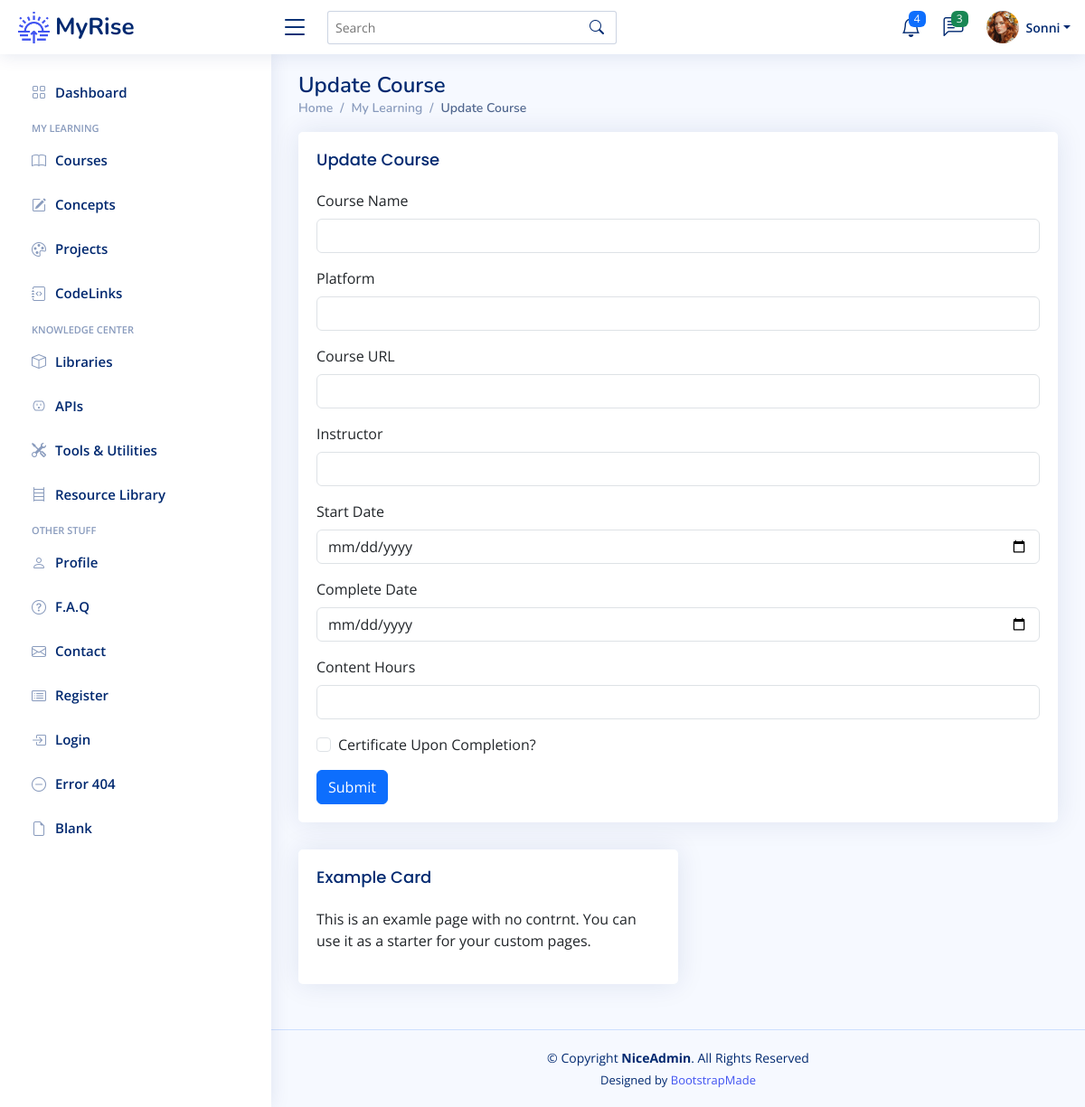
The page /courses/5/update (signed in) on the database as committed earlier.
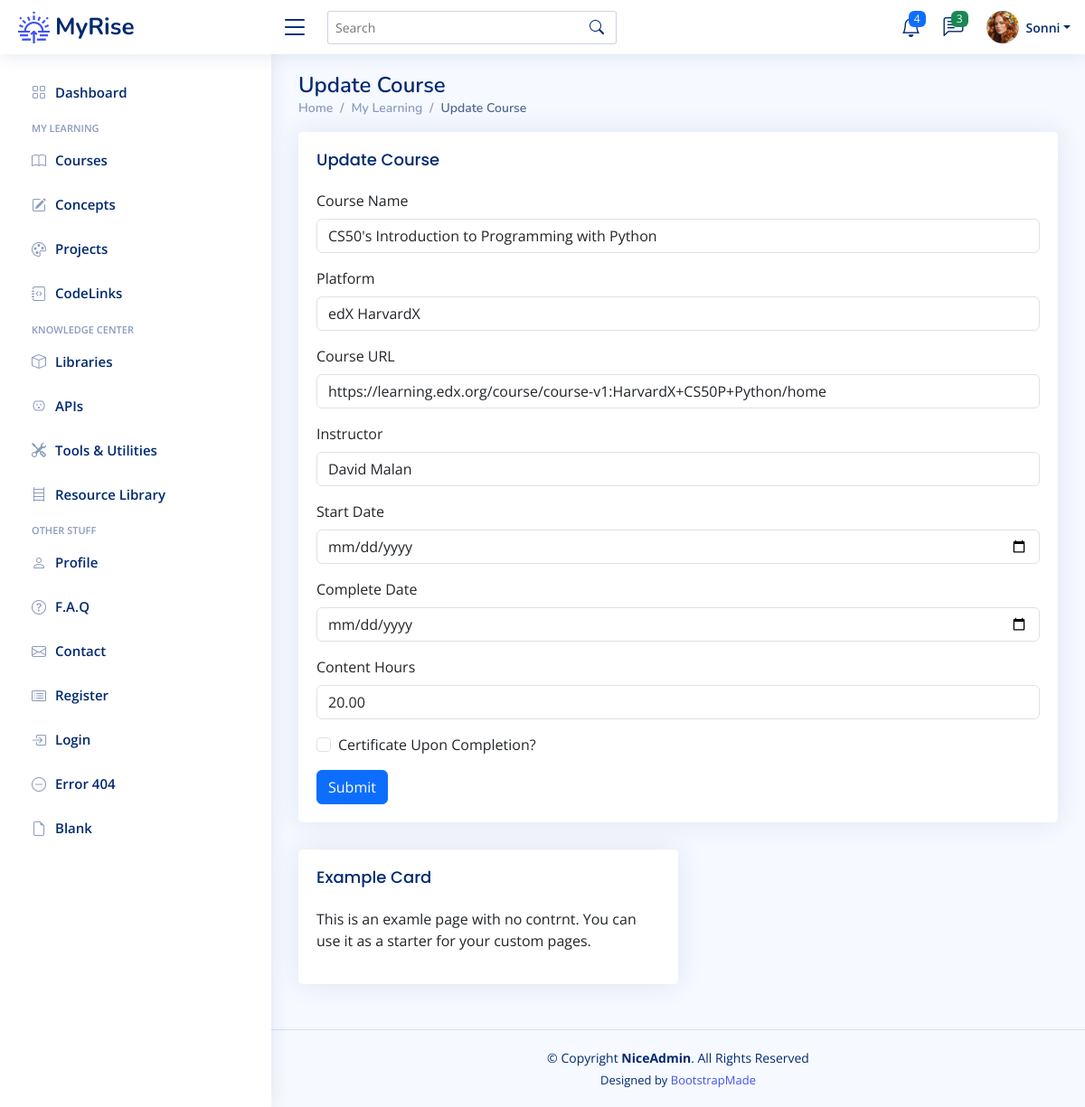
The same page on the database as committed later.
### app/models.py (models this page shows)
class User(UserMixin, db.Model):
    __tablename__ = "users"
    id: Mapped[int] = mapped_column(Integer, primary_key=True)
    email: Mapped[str] = mapped_column(String(100), unique=True)
    password: Mapped[str] = mapped_column(String(250))
    name: Mapped[str] = mapped_column(String(1000))
    display_name: Mapped[str] = mapped_column(String(1000))
    projects: Mapped[List["Project"]] = relationship(back_populates="user")
    events: Mapped[List["Event"]] = relationship(back_populates="user")
    courses: Mapped[List["Course"]] = relationship(back_populates="user")
    libraries: Mapped[List["Library"]] = relationship(back_populates="user")
    apis: Mapped[List["API"]] = relationship(back_populates="user")
    tools: Mapped[List["Tool"]] = relationship(back_populates="user")
    resources: Mapped[List["Resource"]] = relationship(back_populates="user")
    repos: Mapped[List["Repository"]] = relationship(back_populates="user")
    codelinks: Mapped[List["CodeLink"]] = relationship(back_populates="user")
    concepts: Mapped[List["Concept"]] = relationship('Concept', secondary=user_concept, backref='user')

class Course(db.Model):
    __tablename__ = "courses"
    id: Mapped[int] = mapped_column(Integer, primary_key=True)
    name: Mapped[str] = mapped_column(String(100), unique=True)
    platform: Mapped[str] = mapped_column(String(100))
    url: Mapped[str] = mapped_column(String(250), nullable=True)
    instructor: Mapped[str] = mapped_column(String(100))
    start: Mapped[datetime.date] = mapped_column(Date, nullable=True)
    complete: Mapped[datetime.date] = mapped_column(Date, nullable=True)
    content_hours: Mapped[float] = mapped_column(nullable=True)
    has_cert: Mapped[bool] = mapped_column(Boolean)
    date_added: Mapped[datetime.date] = mapped_column(Date, nullable=False)
    status: Mapped[str] = mapped_column(String(100), nullable=True)
    projects: Mapped[List["Project"]] = relationship(back_populates="course")
    user_id: Mapped[int] = mapped_column(Integer, ForeignKey(User.id), index=True)
    user: Mapped["User"] = relationship(back_populates="courses")

### app/routes.py (the view, shortened to what this page needs)
@app.route('/courses/<int:num>/update', methods=["GET", "POST"])
@login_required
def update_course(num):
    course_to_update = db.session.execute(db.select(Course).where(Course.id == num)).scalar()
    form = NewCourseForm(obj=course_to_update)
    return render_template('update.html', form=form, object="Course")

### app/forms.py
class NewCourseForm(FlaskForm):
    name = StringField("Course Name", validators=[InputRequired()])
    platform = StringField("Platform")
    url = StringField("Course URL", validators=[Optional(), URL()])
    instructor = StringField("Instructor")
    start_date = DateField("Start Date", validators=[Optional()])
    complete_date = DateField("Complete Date", validators=[Optional()])
    content_hours = DecimalField("Content Hours", validators=[Optional()])
    has_cert = BooleanField("Certificate Upon Completion?")
    submit = SubmitField("Submit")

### app/models.py (called while the page is built)
@login_manager.user_loader
def load_user(user_id):
    return db.get_or_404(User, user_id)

### app/templates/update.html (shortened to what this page needs)
{% extends 'base.html' %}
{% from 'bootstrap5/form.html' import render_form %}
{% block content %}
	<main id="main" class="main">
    <div class="pagetitle">
      <h1>Update {{ object }}</h1>
      <nav>
        <ol class="breadcrumb">
          <li class="breadcrumb-item"><a href="index.html">Home</a></li>
          <li class="breadcrumb-item">My Learning</li>
          <li class="breadcrumb-item active">Update {{ object }}</li>
        </ol>
      </nav>
    </div>
	 <div class="card">
		<div class="card-body">
		  <h5 class="card-title">Update {{ object }}</h5>
			{{ render_form(form, novalidate=True) }}
		</div>
	 </div>
    <section class="section">
        <div class="col-lg-6">
          <div class="card">
            <div class="card-body">
              <h5 class="card-title">Example Card</h5>
              <p>This is an examle page with no contrnt. You can use it as a starter for your custom pages.</p>
            </div>
          </div>
        </div>
    </section>
	</main>
{% endblock %}

### app/templates/base.html (shortened to what this page needs)
<!doctype html>
<html lang="en">
  <head>
	  {% block styles %}
		<link href="https://cdn.jsdelivr.net/npm/bootstrap@5.3.3/dist/css/bootstrap.min.css" rel="stylesheet">
	  	<link href="{{ url_for('static', filename='vendor/bootstrap/css/bootstrap.min.css') }}" rel="stylesheet">
	  	<link href="{{ url_for('static', filename='vendor/bootstrap-icons/bootstrap-icons.css') }}" rel="stylesheet">
	  	<link href="{{ url_for('static', filename='vendor/boxicons/css/boxicons.min.css') }}" rel="stylesheet">
	  	<link href="{{ url_for('static', filename='vendor/quill/quill.snow.css') }}" rel="stylesheet">
	  	<link href="{{ url_for('static', filename='vendor/quill/quill.bubble.css') }}" rel="stylesheet">
	  	<link href="{{ url_for('static', filename='vendor/remixicon/remixicon.css') }}" rel="stylesheet">
	  	<link href="{{ url_for('static', filename='vendor/simple-datatables/style.css') }}" rel="stylesheet">
	  	<link href="{{ url_for('static', filename='css/style.css' ) }}" rel="stylesheet">
    	{% endblock %}
  </head>
  <body>
  	{% include "heading.html" %}
    {% block content %}{% endblock %}
	{% include 'footer.html' %}
  </body>
</html>

### app/templates/heading.html (shortened to what this page needs)
{% from 'bootstrap5/nav.html' import render_nav_item %}
{% from 'bootstrap5/form.html' import render_form %}
  <header id="header" class="header fixed-top d-flex align-items-center">
    <div class="d-flex align-items-center justify-content-between">
      <a href="{{ url_for('home') }}" class="logo d-flex align-items-center">
        <img src="{{ url_for('static', filename='img/logo.png') }}" alt="sun-rise">
        <span class="d-none d-lg-block">MyRise</span>
      </a>
      <i class="bi bi-list toggle-sidebar-btn"></i>
    </div>
    <div class="search-bar">
      <form class="search-form d-flex align-items-center" method="POST" action="#">
        <input type="text" name="query" placeholder="Search" title="Enter search keyword">
        <button type="submit" title="Search"><i class="bi bi-search"></i></button>
      </form>
    </div>
    <nav class="header-nav ms-auto">
      <ul class="d-flex align-items-center">
        <li class="nav-item dropdown">
          <a class="nav-link nav-icon" href="#" data-bs-toggle="dropdown">
            <i class="bi bi-bell"></i>
            <span class="badge bg-primary badge-number">4</span>
          </a>
        </li>
        <li class="nav-item dropdown">
          <a class="nav-link nav-icon" href="#" data-bs-toggle="dropdown">
            <i class="bi bi-chat-left-text"></i>
            <span class="badge bg-success badge-number">3</span>
          </a>
        </li>
        <li class="nav-item dropdown pe-3">
          <a class="nav-link nav-profile d-flex align-items-center pe-0" href="#" data-bs-toggle="dropdown">
            <img src="{{ url_for('static', filename='img/profile-img.png') }}" alt="Profile" class="rounded-circle">
            <span class="d-none d-md-block dropdown-toggle ps-2">{{ current_user.display_name }}</span>
          </a>
        </li>
      </ul>
    </nav>
  </header>
  <aside id="sidebar" class="sidebar">
    <ul class="sidebar-nav" id="sidebar-nav">
      <li class="nav-item">
        <a class="nav-link collapsed" href="{{ url_for('home') }}">
          <i class="bi bi-grid"></i>
          <span>Dashboard</span>
        </a>
      </li>
<li class="nav-heading">My Learning</li>
	  <li class="nav-item">
        <a class="nav-link collapsed" href="{{ url_for('courses_page') }}">
          <i class="bi bi-book"></i>
          <span>Courses</span>
        </a>
      </li>
	  <li class="nav-item">
        <a class="nav-link collapsed" href="{{ url_for('concepts_page') }}">
          <i class="bi bi-pencil-square"></i>
          <span>Concepts</span>
        </a>
      </li>
	  <li class="nav-item">
        <a class="nav-link collapsed" href="{{ url_for('projects_page') }}">
          <i class="bi bi-palette"></i>
          <span>Projects</span>
        </a>
      </li>
	  <li class="nav-item">
        <a class="nav-link collapsed" href="{{ url_for('codelinks_page') }}">
          <i class="bi bi-journal-code"></i>
          <span>CodeLinks</span>
        </a>
      </li>
<li class="nav-heading">Knowledge Center</li>
	  <li class="nav-item">
        <a class="nav-link collapsed" href="{{ url_for('libraries_page') }}">
          <i class="bi bi-box"></i>
          <span>Libraries</span>
        </a>
      </li>
	  <li class="nav-item">
        <a class="nav-link collapsed" href="{{ url_for('apis_page') }}">
          <i class="bi bi-outlet"></i>
          <span>APIs</span>
        </a>
      </li>
	  <li class="nav-item">
        <a class="nav-link collapsed" href="{{ url_for('tools_page') }}">
          <i class="bi bi-tools"></i>
          <span>Tools & Utilities</span>
        </a>
      </li>
	  <li class="nav-item">
        <a class="nav-link collapsed" href="{{ url_for('resources_page') }}">
          <i class="bi bi-bookshelf"></i>
          <span>Resource Library</span>
        </a>
      </li>
	<li class="nav-heading">Other Stuff</li>
      <li class="nav-item">
        <a class="nav-link collapsed" href="users-profile.html">
          <i class="bi bi-person"></i>
          <span>Profile</span>
        </a>
      </li>
      <li class="nav-item">
        <a class="nav-link collapsed" href="pages-faq.html">
          <i class="bi bi-question-circle"></i>
          <span>F.A.Q</span>
        </a>
	  </li>
      <li class="nav-item">
        <a class="nav-link collapsed" href="pages-contact.html">
          <i class="bi bi-envelope"></i>
          <span>Contact</span>
        </a>
      </li>
      <li class="nav-item">
        <a class="nav-link collapsed" href="pages-register.html">
          <i class="bi bi-card-list"></i>
          <span>Register</span>
        </a>
      </li>
      <li class="nav-item">
        <a class="nav-link collapsed" href="pages-login.html">
          <i class="bi bi-box-arrow-in-right"></i>
          <span>Login</span>
        </a>
      </li>
      <li class="nav-item">
        <a class="nav-link collapsed" href="pages-error-404.html">
          <i class="bi bi-dash-circle"></i>
          <span>Error 404</span>
        </a>
      </li>
      <li class="nav-item">
        <a class="nav-link collapsed" href="pages-blank.html">
          <i class="bi bi-file-earmark"></i>
          <span>Blank</span>
        </a>
      </li>
    </ul>
  </aside>

### app/templates/footer.html
  <footer id="footer" class="footer">
    <div class="copyright">
      &copy; Copyright <strong><span>NiceAdmin</span></strong>. All Rights Reserved
    </div>
    <div class="credits">
      Designed by <a href="https://bootstrapmade.com/">BootstrapMade</a>
    </div>
  </footer>

### app/static/css/style.css (style rules this page uses)
:root { scroll-behavior: smooth; }
body { font-family: "Open Sans", sans-serif; background: #f6f9ff; color: #444444; }
a { color: #4154f1; text-decoration: none; }
h1, h2, h3, h4, h5, h6 { font-family: "Nunito", sans-serif; }
#main { margin-top: 60px; padding: 20px 30px; transition: all 0.3s; }
.pagetitle { margin-bottom: 10px; }
.pagetitle h1 { font-size: 24px; margin-bottom: 0; font-weight: 600; color: #012970; }
.card { margin-bottom: 30px; border: none; border-radius: 5px; box-shadow: 0px 0 30px rgba(1, 41, 112, 0.1); }
.card-title { padding: 20px 0 15px 0; font-size: 18px; font-weight: 500; color: #012970; font-family: "Poppins", sans-serif; }
.card-body { padding: 0 20px 20px 20px; }
.breadcrumb { font-size: 14px; font-family: "Nunito", sans-serif; color: #899bbd; font-weight: 600; }
.breadcrumb a { color: #899bbd; transition: 0.3s; }
.breadcrumb .breadcrumb-item::before { color: #899bbd; }
.breadcrumb .active { color: #51678f; font-weight: 600; }
.logo { line-height: 1; }
@media (min-width: 1200px) { .logo { width: 280px; } }
.logo img { max-height: 35px; margin-right: 6px; }
.logo span { font-size: 26px; font-weight: 700; color: #012970; font-family: "Nunito", sans-serif; }
.header { transition: all 0.5s; z-index: 997; height: 60px; box-shadow: 0px 2px 20px rgba(1, 41, 112, 0.1); background-color: #fff; padding-left: 20px; }
.header .toggle-sidebar-btn { font-size: 32px; padding-left: 10px; cursor: pointer; color: #012970; }
.header .search-bar { min-width: 360px; padding: 0 20px; }
.header .search-form { width: 100%; }
.header .search-form input { border: 0; font-size: 14px; color: #012970; border: 1px solid rgba(1, 41, 112, 0.2); padding: 7px 38px 7px 8px; border-radius: 3px; transition: 0.3s; width: 100%; }
.header .search-form button { border: 0; padding: 0; margin-left: -30px; background: none; }
.header .search-form button i { color: #012970; }
.header-nav ul { list-style: none; }
.header-nav>ul { margin: 0; padding: 0; }
.header-nav .nav-icon { font-size: 22px; color: #012970; margin-right: 25px; position: relative; }
.header-nav .nav-profile { color: #012970; }
.header-nav .nav-profile img { max-height: 36px; }
.header-nav .nav-profile span { font-size: 14px; font-weight: 600; }
.header-nav .badge-number { position: absolute; inset: -2px -5px auto auto; font-weight: normal; font-size: 12px; padding: 3px 6px; }
.sidebar { position: fixed; top: 60px; left: 0; bottom: 0; width: 300px; z-index: 996; transition: all 0.3s; padding: 20px; overflow-y: auto; scrollbar-width: thin; scrollbar-color: #aab7cf transparent; box-shadow: 0px 0px 20px rgba(1, 41, 112, 0.1); background-color: #fff; }
@media (min-width: 1200px) { #main, #footer { margin-left: 300px; } }
.sidebar-nav { padding: 0; margin: 0; list-style: none; }
.sidebar-nav li { padding: 0; margin: 0; list-style: none; }
.sidebar-nav .nav-item { margin-bottom: 5px; }
.sidebar-nav .nav-heading { font-size: 11px; text-transform: uppercase; color: #899bbd; font-weight: 600; margin: 10px 0 5px 15px; }
.sidebar-nav .nav-link { display: flex; align-items: center; font-size: 15px; font-weight: 600; color: #4154f1; transition: 0.3; background: #f6f9ff; padding: 10px 15px; border-radius: 4px; }
.sidebar-nav .nav-link i { font-size: 16px; margin-right: 10px; color: #4154f1; }
.sidebar-nav .nav-link.collapsed { color: #012970; background: #fff; }
.sidebar-nav .nav-link.collapsed i { color: #899bbd; }
.footer { padding: 20px 0; font-size: 14px; transition: all 0.3s; border-top: 1px solid #cddfff; }
.footer .copyright { text-align: center; color: #012970; }
.footer .credits { padding-top: 5px; text-align: center; font-size: 13px; color: #012970; }

Rows that differ between the two databases and show on the page:
added Course: name "CS50's Introduction to Programming with Python", platform "edX HarvardX", url "https://learning.edx.org/course/course-v1:HarvardX+CS50P+Python/home", instructor "David Malan", content_hours "20.00"
Other text that changed with them:
form field has_cert: "☐" → (not shown)
